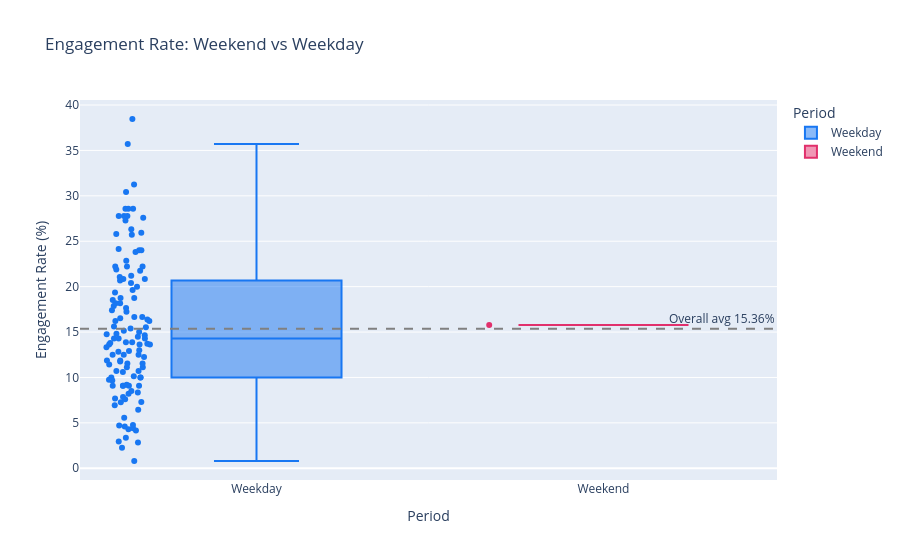

Here is the notebook cell this chart was saved with:
### Code cell
if "is_weekend" in df.columns:
    plot_df = df[[er_col, "is_weekend"]].dropna().copy()
    plot_df["Period"] = plot_df["is_weekend"].map({True: "Weekend", False: "Weekday"})

    fig = px.box(
        plot_df, x="Period", y=er_col,
        color="Period",
        color_discrete_sequence=[BRAND_BLUE, BRAND_PINK],
        title="Engagement Rate: Weekend vs Weekday",
        labels={er_col: "Engagement Rate (%)"},
        points="all"
    )
    fig.add_hline(y=df[er_col].mean(), line_dash="dash",
                  line_color="gray", annotation_text=f"Overall avg {df[er_col].mean():.2f}%")
    fig.show()

### Figure 1 — Plotly figure (JSON) as saved in the notebook; plotly's stock layout.template omitted (floating-point values rounded to 4 significant figures)
{"data": [{"alignmentgroup": "True", "boxpoints": "all", "hovertemplate": "Period=%{x}<br>Engagement Rate (%)=%{y}<extra></extra>", "legendgroup": "Weekday", "marker": {"color": "#1877F2"}, "name": "Weekday", "notched": false, "offsetgroup": "Weekday", "orientation": "v", "showlegend": true, "type": "box", "x": ["Weekday", "Weekday", "Weekday", "Weekday", "Weekday", "Weekday", "Weekday", "Weekday", "Weekday", "Weekday", "Weekday", "Weekday", "Weekday", "Weekday", "Weekday", "Weekday", "Weekday", "Weekday", "Weekday", "Weekday", "Weekday", "Weekday", "Weekday", "Weekday", "Weekday", "Weekday", "Weekday", "Weekday", "Weekday", "Weekday", "Weekday", "Weekday", "Weekday", "Weekday", "Weekday", "Weekday", "Weekday", "Weekday", "Weekday", "Weekday", "Weekday", "Weekday", "Weekday", "Weekday", "Weekday", "Weekday", "Weekday", "Weekday", "Weekday", "Weekday", "Weekday", "Weekday", "Weekday", "Weekday", "Weekday", "Weekday", "Weekday", "Weekday", "Weekday", "Weekday", "Weekday", "Weekday", "Weekday", "Weekday", "Weekday", "Weekday", "Weekday", "Weekday", "Weekday", "Weekday", "Weekday", "Weekday", "Weekday", "Weekday", "Weekday", "Weekday", "Weekday", "Weekday", "Weekday", "Weekday", "Weekday", "Weekday", "Weekday", "Weekday", "Weekday", "Weekday", "Weekday", "Weekday", "Weekday", "Weekday", "Weekday", "Weekday", "Weekday", "Weekday", "Weekday", "Weekday", "Weekday", "Weekday", "Weekday", "Weekday", "Weekday", "Weekday", "Weekday", "Weekday", "Weekday", "Weekday", "Weekday", "Weekday", "Weekday", "Weekday", "Weekday", "Weekday", "Weekday", "Weekday", "Weekday", "Weekday", "Weekday", "Weekday", "Weekday", "Weekday", "Weekday", "Weekday"], "x0": " ", "xaxis": "x", "y": [7.292, 13.89, 21.88, 19.35, 4.721, 11.43, 25.71, 4.592, 7.692, 6.452, 3.361, 20.83, 15.38, 10.61, 13.64, 27.59, 16.67, 10.0, 4.412, 13.64, 10.71, 16.51, 27.78, 27.78, 8.511, 24.0, 22.22, 2.83, 27.78, 22.22, 9.21, 17.86, 12.9, 11.54, 4.167, 25.81, 11.86, 11.11, 9.091, 14.47, 20.41, 16.39, 0.8, 31.25, 15.15, 14.63, 11.76, 14.29, 27.27, 8.209, 25.93, 12.5, 10.0, 16.22, 9.091, 9.677, 5.556, 2.273, 17.39, 18.18, 9.091, 13.79, 14.29, 9.756, 10.0, 8.333, 7.843, 20.69, 17.65, 35.71, 12.24, 38.46, 4.762, 16.22, 15.0, 28.57, 4.286, 11.54, 11.11, 16.67, 20.83, 24.0, 15.52, 28.57, 20.0, 18.18, 13.89, 18.75, 11.86, 9.091, 7.273, 13.64, 21.05, 13.7, 10.71, 18.52, 13.33, 24.14, 12.5, 9.091, 18.75, 30.43, 2.959, 19.64, 26.32, 21.21, 14.29, 28.57, 6.936, 12.5, 22.86, 12.82, 22.22, 23.81, 10.14, 15.62, 14.75, 7.595, 21.74, 17.24, 12.99, 14.81], "y0": " ", "yaxis": "y"}, {"alignmentgroup": "True", "boxpoints": "all", "hovertemplate": "Period=%{x}<br>Engagement Rate (%)=%{y}<extra></extra>", "legendgroup": "Weekend", "marker": {"color": "#E1306C"}, "name": "Weekend", "notched": false, "offsetgroup": "Weekend", "orientation": "v", "showlegend": true, "type": "box", "x": ["Weekend"], "x0": " ", "xaxis": "x", "y": [15.79], "y0": " ", "yaxis": "y"}], "layout": {"annotations": [{"showarrow": false, "text": "Overall avg 15.36%", "x": 1, "xanchor": "right", "xref": "x domain", "y": 15.36, "yanchor": "bottom", "yref": "y"}], "boxmode": "overlay", "legend": {"title": {"text": "Period"}, "tracegroupgap": 0}, "shapes": [{"line": {"color": "gray", "dash": "dash"}, "type": "line", "x0": 0, "x1": 1, "xref": "x domain", "y0": 15.36, "y1": 15.36, "yref": "y"}], "title": {"text": "Engagement Rate: Weekend vs Weekday"}, "xaxis": {"anchor": "y", "categoryarray": ["Weekday", "Weekend"], "categoryorder": "array", "domain": [0, 1], "title": {"text": "Period"}}, "yaxis": {"anchor": "x", "domain": [0, 1], "title": {"text": "Engagement Rate (%)"}}}}
